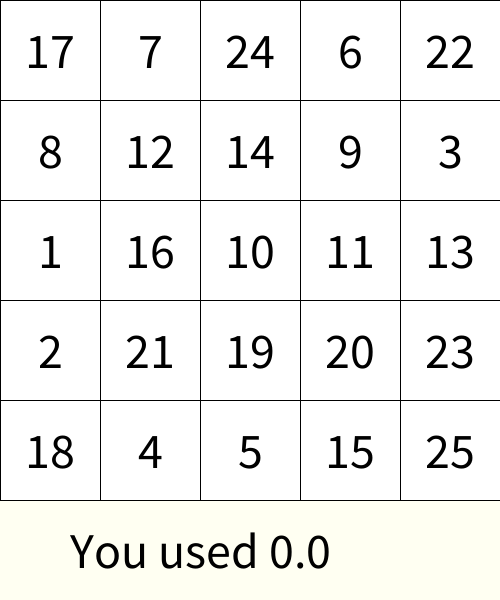
Frame 1 (no input)
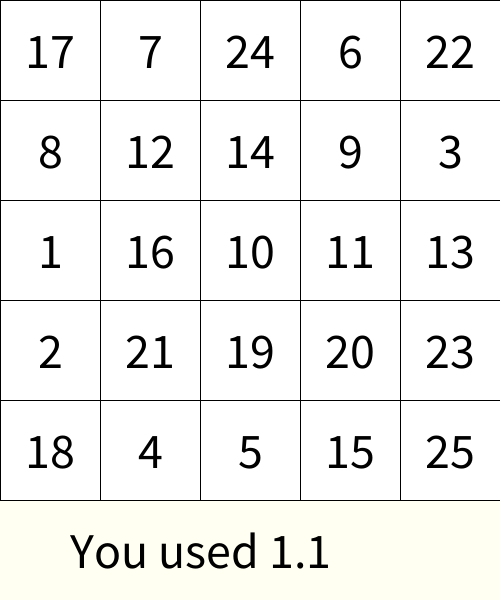
Frame 60 (the mouse pressed at the canvas centre just before this capture)
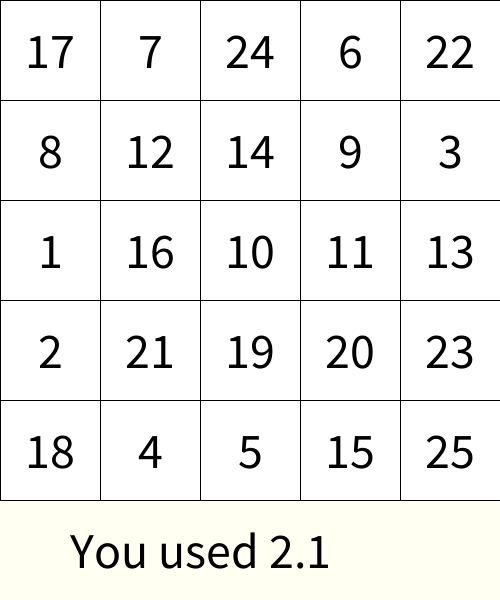
Frame 120 (the mouse held since frame 60 and released just before this capture)

The Processing sketch that drew these frames (run headless with seeded random() and noise(); from frame 60 on, the mouse is pressed at the canvas centre):

// Processing sketch: week06_8_schulte_table08_nf_millis_startT
// ── week06_8_schulte_table08_nf_millis_startT.pde
int [] used=new int[26];
int [][] table=new int[5][5];
void setup(){
  size(500,600);
  textSize(50);
  textAlign(CENTER,CENTER);
  for(int i=0;i<5;i++){
    for(int j=0;j<5;j++){
      int now=int(random(1,26));
      while(used[now]==1) now=int(random(1,26)); //比較浪費時間，會一直"重挑"亂數
      table[i][j]=now;
      used[now]=1;
    }
  }
  startT=millis();
}
int startT=0;
int[][] pressed=new int[5][5];
void draw(){
  background(#FFFFF2);
  for(int i=0;i<5;i++){ //對應y座標
    for(int j=0;j<5;j++){ //對應x座標
      if(pressed[i][j]==1) fill(128);
      else fill(255);
      rect(j*100,i*100,100,100);
      fill(0);text(""+table[i][j],50+j*100,50+i*100);
   }
 }
 text("You used "+nf((millis()-startT)/1000.0,0,1),200,550);
}
int want=1;
void mousePressed(){
  int i=mouseY/100, j=mouseX/100;
  if(table[i][j]==want){
    pressed[i][j]=1;
    want++;
  }
}
